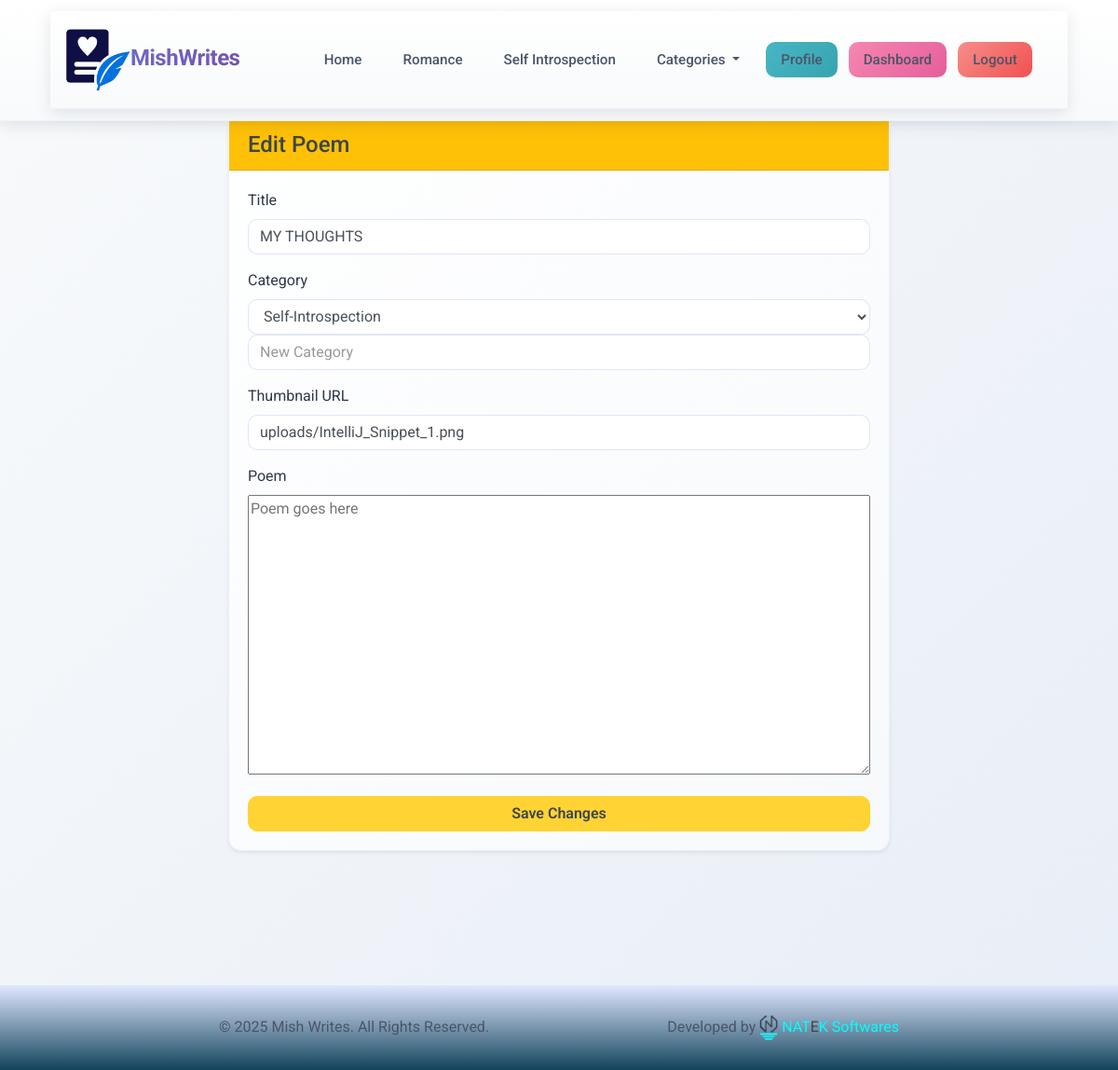
The page /edit_poem/1 (signed in) on the database its author committed.
### models.py (models this page shows, shortened)
class Poem(db.Model):
    id = db.Column(db.Integer, primary_key=True)
    title = db.Column(db.String(200), nullable=False)
    content = db.Column(db.Text, nullable=False)
    timestamp = db.Column(db.DateTime(timezone=True), server_default=func.now())
    category = db.Column(db.String(100), nullable=True)
    excerpt = db.Column(db.Text)
    thumbnail = db.Column(db.String(255))
    slug = db.Column(db.String(200), unique=True, nullable=False)  # ✅ NEW COLUMN
    author_id = db.Column(db.Integer, db.ForeignKey("user.id"), nullable=False)
    comments = db.relationship("Comment", backref="poem", lazy=True, cascade="all, delete-orphan")
    likes = db.relationship("Like", backref="poem", lazy=True, cascade="all, delete-orphan")

### app.py (the view, shortened to what this page needs)
@app.route("/edit_poem/<int:poem_id>", methods=["GET", "POST"])
@login_required
def edit_poem(poem_id):
    poem = Poem.query.get_or_404(poem_id)
    if poem.author_id != current_user.id:
        flash("You are not allowed to edit this poem.", "danger")
        return redirect(url_for("dashboard"))
    return render_template("edit_poem.html", poem=poem)

### app.py (called while the page is built)
@login_manager.user_loader
def load_user(user_id):
    return User.query.get(int(user_id))

@app.context_processor
def inject_nav_categories():
    rows = db.session.query(Poem.category, func.count(Poem.id)).group_by(Poem.category).all() #type: ignore
    nav_categories = [(c.category or 'uncategorized', c[1]) for c in rows]
    return dict(nav_categories=nav_categories)

### templates/edit_poem.html (shortened to what this page needs)
{% extends 'base.html' %}
{% block content %}
<div class="container py-5">
    <div class="row justify-content-center">
        <div class="col-lg-8">
            <div class="card shadow-sm">
                <div class="card-header bg-warning text-dark">
                    <h4 class="mb-0">Edit Poem</h4>
                </div>
                <div class="card-body">
                    <form method="POST" action="{{ url_for('edit_poem', poem_id=poem.id) }}">
                        <div class="form-group mb-3">
                            <label for="title">Title</label>
                            <input type="text" class="form-control" id="title" name="title" value="{{ poem.title }}" required>
                        </div>
                        <div class="form-group mb-3">
                            <label for="category">Category</label>
                            <select class="form-control" id="category" name="category">
                                <option value="self-introspection" {% if poem.category=='self-introspection' %}selected{% endif %}>Self-Introspection</option>
                                <input type="text" name="new category" class="form-control" id="new-category" placeholder="New Category">
                            </select>
                        </div>
                        <div class="form-group mb-3">
                            <label for="thumbnail">Thumbnail URL</label>
                            <input type="text" class="form-control" id="thumbnail" name="thumbnail" value="{{ poem.thumbnail }}">
                        </div>
                        <div class="form-group mb-3">
                            <label for="content">Poem</label>
                            <div class="form-group mb-3">
                                <textarea name="content" id="content" style="height: 300px; width: 100%" placeholder="Poem goes here" required></textarea>
                            </div>
                        </div>
                        <button type="submit" class="btn btn-primary w-100">Save Changes</button>
                    </form>
                </div>
            </div>
        </div>
    </div>
</div>
{% endblock %}

### static/css/modern.css (style rules this page uses)
:root { --primary-light: #F8FAFB; --primary-pale: #F0F4F9; --primary-accent: #E8EEF7; --secondary-accent: #DDE5F0; --gradient-primary: linear-gradient(135deg, #F8FAFB 0%, #F0F4F9 50%, #E8EEF7 100%); --gradient-soft: linear-gradient(135deg, #ffffff 0%, #F8FAFB 50%, #F0F4F9 100%); --gradient-accent: linear-gradient(135deg, #667EEA 0%, #764BA2 100%); --text-dark: #2D3748; --text-secondary: #4A5568; --text-light: #718096; --accent-purple: #667EEA; --accent-pink: #F687B3; --accent-teal: #48B6C4; --accent-coral: #F78E8A; --shadow-sm: 0 2px 8px rgba(45, 55, 72, 0.08); --shadow-md: 0 4px 16px rgba(45, 55, 72, 0.12); --shadow-lg: 0 8px 24px rgba(45, 55, 72, 0.15); --shadow-soft: 0 4px 12px rgba(102, 126, 234, 0.1); --radius-sm: 6px; --radius-md: 10px; --radius-lg: 14px; }
body { background: var(--gradient-primary) !important; background-attachment: fixed; color: var(--text-dark); font-family: 'Roboto', -apple-system, BlinkMacSystemFont, 'Segoe UI', sans-serif; min-height: 100vh; }
.card { border: 1px solid rgba(102, 126, 234, 0.1); border-radius: var(--radius-lg); box-shadow: var(--shadow-md); background: linear-gradient(135deg, rgba(255, 255, 255, 0.9), rgba(248, 250, 251, 0.9)); }
.btn { border-radius: var(--radius-md); font-weight: 600; transition: all 0.3s cubic-bezier(0.4, 0, 0.2, 1); }
.form-control { border-radius: var(--radius-md); border: 1px solid rgba(102, 126, 234, 0.2); background: rgba(255, 255, 255, 0.85); }

### rows shown on the page
Poem: title "MY THOUGHTS", category "Self-Introspection", thumbnail "uploads/IntelliJ_Snippet_1.png"

### other values the page prints
{{ cat.replace('-', ' ').title() }} "Romance" "Self Introspection"
